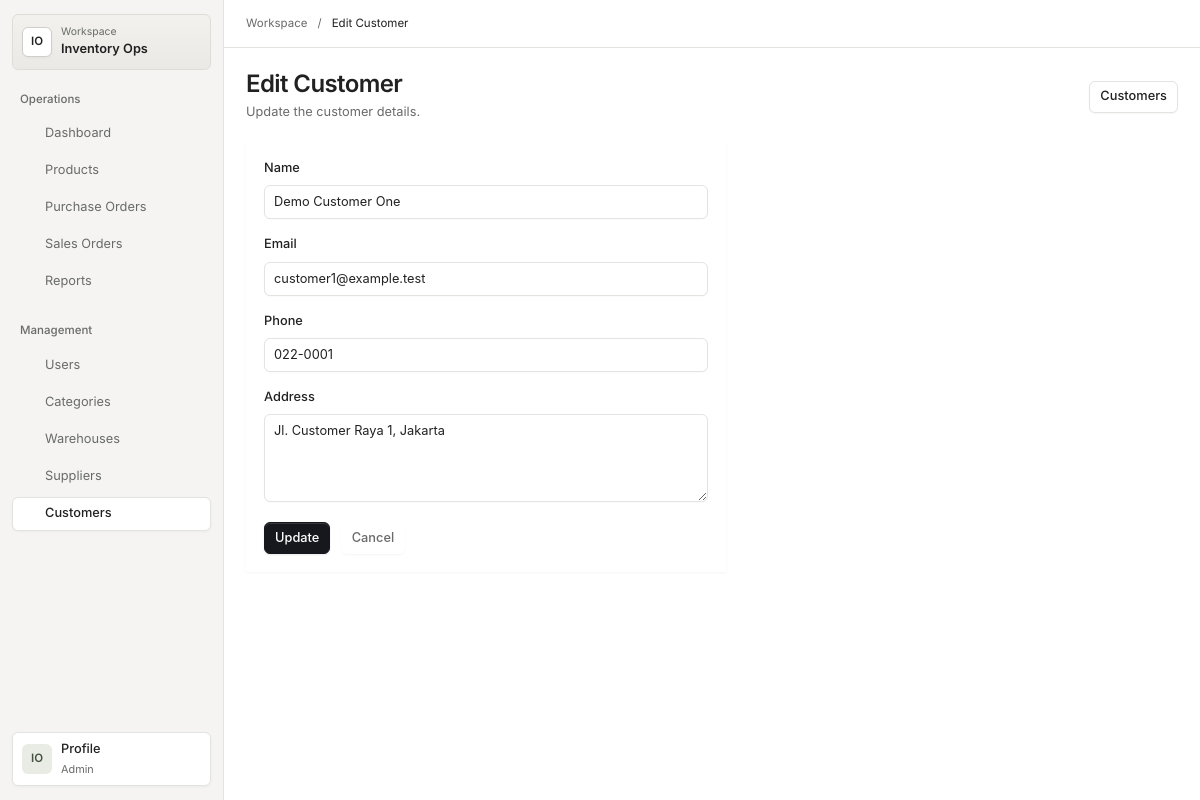
Screenshot of /customers/edit?id=1 (signed in) with the database file from the repository.
### tables this page shows
CREATE TABLE IF NOT EXISTS customers (
    id INT UNSIGNED AUTO_INCREMENT PRIMARY KEY,
    name VARCHAR(120) NOT NULL,
    email VARCHAR(190) NOT NULL DEFAULT '',
    phone VARCHAR(40) NOT NULL DEFAULT '',
    address VARCHAR(255) NOT NULL DEFAULT '',
    is_active TINYINT(1) NOT NULL DEFAULT 1,
    created_at TIMESTAMP NOT NULL DEFAULT CURRENT_TIMESTAMP,
    updated_at TIMESTAMP NOT NULL DEFAULT CURRENT_TIMESTAMP ON UPDATE CURRENT_TIMESTAMP,
    UNIQUE KEY uq_customers_name (name),
    KEY idx_customers_active (is_active)
);

### app/Controller/CustomerController.php (called while the page is built, shortened)
<?php
final class CustomerController
{
    public function edit(Request $request): Response
    {
        $customer = $this->repository->findById((int) ($request->query()['id'] ?? 0));
        return $this->render('customers/edit.php', ['customer' => $customer, 'error' => '']);
    }
    private function render(string $view, array $data = [], int $status = 200): Response
    {
        extract($data, EXTR_SKIP);
        require dirname(__DIR__, 2) . '/views/' . $view;
        $body = ob_get_clean();
        return Response::html(is_string($body) ? $body : '', $status);
    }
}

### app/Http/Router.php (called while the page is built, shortened)
<?php
final class Router
{
    private array $routes = [];
    public function dispatch(Request $request): Response
    {
        $key = $this->key($request->method(), $request->path());
        return ($this->routes[$key])($request);
    }
    private function add(string $method, string $path, callable $handler): void
    {
        $this->routes[$this->key($method, $path)] = $handler;
    }
    private function key(string $method, string $path): string
    {
        return strtoupper($method) . ' ' . $path;
    }
}

### public/index.php (called while the page is built, shortened)
<?php
$config = require dirname(__DIR__) . '/config/bootstrap.php';
$router = new Router();
$request = Request::fromGlobals();
$secureCookie = $config->string('SESSION_COOKIE_SECURE') === 'auto'
    ? ($config->string('APP_ENV') === 'production' ? true : null)
    : $config->bool('SESSION_COOKIE_SECURE');
$session = new NativeSessionManager(
    new \App\Security\SessionPolicy($config->int('SESSION_IDLE_SECONDS'), $config->int('SESSION_ABSOLUTE_SECONDS'), $config->int('SESSION_ROTATION_SECONDS')),
    $secureCookie,
    null,
    $config->string('SESSION_SAVE_PATH'),
);
$pdo = (new DatabaseFactory($config))->create();
$userRepository = new MySqlUserRepository($pdo);
$categoryRepository = new MySqlCategoryRepository($pdo);
$warehouseRepository = new MySqlWarehouseRepository($pdo);
$productRepository = new MySqlProductRepository($pdo);
$supplierRepository = new MySqlSupplierRepository($pdo);
$customerRepository = new MySqlCustomerRepository($pdo);
$purchaseOrderRepository = new MySqlPurchaseOrderRepository($pdo);
$salesOrderRepository = new MySqlSalesOrderRepository($pdo);
$stockRepository = new MySqlStockRepository($pdo);
$stockLedgerRepository = new MySqlStockLedgerRepository($pdo);
$auditLogRepository = new MySqlAuditLogRepository($pdo);
$loginAttemptRepository = new MySqlLoginAttemptRepository($pdo);
$operationalQueries = new MySqlOperationalQueryRepository($pdo);
$authGuard = new AuthGuard($session, $userRepository);
$auditLogger = new AuditLogger($auditLogRepository);
$authController = new AuthController(new AuthService($userRepository, $session, $auditLogger, new LoginRateLimiter($loginAttemptRepository)));
$transactions = new \App\Repository\MySql\MySqlTransactionManager($pdo);
$stockService = new StockService($stockRepository, $stockLedgerRepository, $auditLogRepository, new \App\Repository\MySql\MySqlStockCatalogRepository($pdo), $transactions);
$csvImports = new \App\Service\CsvImportService($transactions);
$userController = new UserController(new UserService($userRepository), $userRepository, $authGuard, $csvImports);
$masterDataAuthorization = new MasterDataAuthorizationService();
$categoryController = new CategoryController(
    new CategoryService($categoryRepository, $masterDataAuthorization),
    $categoryRepository,
    $authGuard,
    $csvImports,
);
$warehouseController = new WarehouseController(
    new WarehouseService($warehouseRepository, $masterDataAuthorization, $stockService),
    $warehouseRepository,
    $authGuard,
    $csvImports,
);
$productController = new ProductController(
    new ProductService($productRepository, $masterDataAuthorization, $stockService),
    $productRepository,
    $categoryRepository,
    $authGuard,
    $csvImports,
);
$supplierController = new SupplierController(
    new SupplierService($supplierRepository, $masterDataAuthorization),
    $supplierRepository,
    $authGuard,
    $csvImports,
);
$customerController = new CustomerController(
    new CustomerService($customerRepository, $masterDataAuthorization),
    $customerRepository,
    $authGuard,
    $csvImports,
);
$suppliersById = [];
$warehousesById = [];
$customersById = [];
$purchaseOrderController = new PurchaseOrderController(
    new PurchaseOrderService(
        $purchaseOrderRepository,
        $productRepository,
        $suppliersById,
        $warehousesById,
        $stockService,
    ),
    $purchaseOrderRepository,
    $productRepository,
    $suppliersById,
    $warehousesById,
    $authGuard,
);
$salesOrderController = new SalesOrderController(
    new SalesOrderService(
        $salesOrderRepository,
        $productRepository,
        $customersById,
        $warehousesById,
        $stockService,
    ),
    $salesOrderRepository,
    $productRepository,
    $customersById,
    $warehousesById,
    $authGuard,
);
$dashboardController = new DashboardController(new DashboardService($operationalQueries), $authGuard);
$reportController = new ReportController(new ReportService($operationalQueries), $authGuard);
$availabilityController = new ProductAvailabilityController(new ProductAvailabilityService($operationalQueries), $authGuard);
$router->get('/', [$dashboardController, 'index']);
$router->get('/dashboard', [$dashboardController, 'index']);
$router->get('/reports', [$reportController, 'index']);
$router->get('/reports/stock-ledger.csv', [$reportController, 'stockLedger']);
$router->get('/reports/orders.csv', [$reportController, 'orders']);
$router->get('/api/products/{sku}/availability', [$availabilityController, 'show']);
$router->get('/login', [$authController, 'showLogin']);
$router->post('/login', [$authController, 'login']);
$router->post('/logout', [$authController, 'logout']);
$router->get('/users', [$userController, 'index']);
$router->get('/users/create', [$userController, 'create']);
$router->post('/users', [$userController, 'store']);
$router->post('/users/import', [$userController, 'import']);
$router->get('/users/edit', [$userController, 'edit']);
$router->post('/users/update', [$userController, 'update']);
$router->post('/users/activate', [$userController, 'activate']);
$router->post('/users/deactivate', [$userController, 'deactivate']);
$router->get('/categories', [$categoryController, 'index']);
$router->get('/categories/create', [$categoryController, 'create']);
$router->post('/categories', [$categoryController, 'store']);
$router->post('/categories/import', [$categoryController, 'import']);
$router->get('/categories/edit', [$categoryController, 'edit']);
$router->post('/categories/update', [$categoryController, 'update']);
$router->post('/categories/activate', [$categoryController, 'activate']);
$router->post('/categories/deactivate', [$categoryController, 'deactivate']);
$router->get('/warehouses', [$warehouseController, 'index']);
$router->get('/warehouses/create', [$warehouseController, 'create']);
$router->post('/warehouses', [$warehouseController, 'store']);
$router->post('/warehouses/import', [$warehouseController, 'import']);
$router->get('/warehouses/edit', [$warehouseController, 'edit']);
$router->post('/warehouses/update', [$warehouseController, 'update']);
$router->post('/warehouses/activate', [$warehouseController, 'activate']);
$router->post('/warehouses/deactivate', [$warehouseController, 'deactivate']);
$router->get('/products', [$productController, 'index']);
$router->get('/products/create', [$productController, 'create']);
$router->post('/products', [$productController, 'store']);
$router->post('/products/import', [$productController, 'import']);
$router->get('/products/show', [$productController, 'show']);
$router->get('/products/edit', [$productController, 'edit']);
$router->post('/products/update', [$productController, 'update']);
$router->post('/products/activate', [$productController, 'activate']);
$router->post('/products/deactivate', [$productController, 'deactivate']);
$router->get('/purchase-orders', [$purchaseOrderController, 'index']);
$router->get('/purchase-orders/show', [$purchaseOrderController, 'show']);
$router->get('/purchase-orders/create', [$purchaseOrderController, 'create']);
$router->post('/purchase-orders', [$purchaseOrderController, 'store']);
$router->post('/purchase-orders/order', [$purchaseOrderController, 'order']);
$router->post('/purchase-orders/receive', [$purchaseOrderController, 'receive']);
$router->post('/purchase-orders/cancel', [$purchaseOrderController, 'cancel']);
$router->get('/sales-orders', [$salesOrderController, 'index']);
$router->get('/sales-orders/show', [$salesOrderController, 'show']);
$router->get('/sales-orders/create', [$salesOrderController, 'create']);
$router->post('/sales-orders', [$salesOrderController, 'store']);
$router->post('/sales-orders/submit', [$salesOrderController, 'submit']);
$router->post('/sales-orders/approve', [$salesOrderController, 'approve']);
$router->post('/sales-orders/cancel', [$salesOrderController, 'cancel']);
$router->post('/sales-orders/issue', [$salesOrderController, 'issue']);
$router->get('/suppliers', [$supplierController, 'index']);
$router->get('/suppliers/create', [$supplierController, 'create']);
$router->post('/suppliers', [$supplierController, 'store']);
$router->post('/suppliers/import', [$supplierController, 'import']);
$router->get('/suppliers/edit', [$supplierController, 'edit']);
$router->post('/suppliers/update', [$supplierController, 'update']);
$router->post('/suppliers/activate', [$supplierController, 'activate']);
$router->post('/suppliers/deactivate', [$supplierController, 'deactivate']);
$router->get('/customers', [$customerController, 'index']);
$router->get('/customers/create', [$customerController, 'create']);
$router->post('/customers', [$customerController, 'store']);
$router->post('/customers/import', [$customerController, 'import']);
$router->get('/customers/edit', [$customerController, 'edit']);
$router->post('/customers/update', [$customerController, 'update']);
$router->post('/customers/activate', [$customerController, 'activate']);
$router->post('/customers/deactivate', [$customerController, 'deactivate']);
try {
    $response = $router->dispatch($request);
} catch (HttpException $exception) {
    $response = str_starts_with($request->path(), '/api/')
        ? ErrorResponder::api($exception->statusCode() === 401 ? 'Authentication required' : $exception->getMessage(), $exception->statusCode())
        : ($exception->statusCode() === 401 && ($request->server()['HTTP_X_REQUESTED_WITH'] ?? '') !== 'fetch'
            ? new Response('', 302, ['Location' => '/login'])
            : ErrorResponder::browser($exception, $config->bool('APP_DEBUG')));
} catch (Throwable $throwable) {
    $status = method_exists($throwable, 'statusCode') && is_int($throwable->statusCode()) ? $throwable->statusCode() : 500;
    $response = str_starts_with($request->path(), '/api/')
        ? ErrorResponder::api($status === 500 ? 'Unexpected server error.' : $throwable->getMessage(), $status)
        : ErrorResponder::browser($throwable, $config->bool('APP_DEBUG'));
}

### app/Http/Request.php (called while the page is built, shortened)
<?php
final class Request
{
    public function query(): array
    {
        return $this->query;
    }
}

### app/Repository/MySql/MySqlCustomerRepository.php (called while the page is built, shortened)
<?php
final class MySqlCustomerRepository implements CustomerRepositoryInterface
{
    public function findById(int $id): ?Customer
    {
        $statement = $this->pdo->prepare('SELECT id, name, email, phone, address, is_active FROM customers WHERE id = :id');
        $statement->execute(['id' => $id]);
        $row = $statement->fetch(PDO::FETCH_ASSOC);
        return is_array($row) ? $this->hydrate($row) : null;
    }
    private function hydrate(array $row): Customer
    {
        return new Customer((int) $row['id'], (string) $row['name'], (string) $row['email'], (string) $row['phone'], (string) $row['address'], (bool) $row['is_active']);
    }
}

### app/Entity/Customer.php (called while the page is built, shortened)
<?php
final class Customer
{
    public function name(): string { return $this->name; }
    public function email(): string { return $this->email; }
    public function phone(): string { return $this->phone; }
    public function address(): string { return $this->address; }
}

### app/Support/FormState.php (called while the page is built, shortened)
<?php
final class FormState
{
    public function value(string $name, mixed $fallback = ''): string
    {
        $value = array_key_exists($name, $this->input) ? $this->input[$name] : $fallback;
        return is_string($value) || is_int($value) || is_float($value) ? (string) $value : '';
    }
}

### views/customers/edit.php (the view, shortened to what this page needs)
<!doctype html>
<html lang="en">
<head>
    <link rel="stylesheet" href="/assets/css/app.css">
</head>
<body>
    <?php $formState = new \App\Support\FormState($old ?? []); ?>
    <?php $workspaceTitle = 'Edit Customer'; require dirname(__DIR__) . '/partials/workspace-start.php'; ?>
    <main class="page" id="main-content">
        <header class="page-header"><div><p class="app-title">Inventory Operations</p><h1>Edit Customer</h1><p class="page-subtitle">Update the customer details.</p></div><nav class="toolbar"><a href="/customers">Customers</a></nav></header>
        <?php if ($customer !== null): ?>
            <form method="post" action="/customers/update" class="form">
                <label class="field"><span class="field-label">Name</span><input name="name" required value="<?= htmlspecialchars($formState->value('name', $customer->name()), ENT_QUOTES | ENT_SUBSTITUTE, 'UTF-8') ?>"></label>
                <label class="field"><span class="field-label">Email</span><input name="email" type="email" value="<?= htmlspecialchars($formState->value('email', $customer->email()), ENT_QUOTES | ENT_SUBSTITUTE, 'UTF-8') ?>"></label>
                <label class="field"><span class="field-label">Phone</span><input name="phone" value="<?= htmlspecialchars($formState->value('phone', $customer->phone()), ENT_QUOTES | ENT_SUBSTITUTE, 'UTF-8') ?>"></label>
                <label class="field"><span class="field-label">Address</span><textarea name="address" rows="3"><?= htmlspecialchars($formState->value('address', $customer->address()), ENT_QUOTES | ENT_SUBSTITUTE, 'UTF-8') ?></textarea></label>
                <div class="form-actions"><button type="submit">Update</button><button type="button" class="button button-quiet" data-cancel-href="/customers">Cancel</button></div>
            </form>
        <?php endif; ?>
    </main>
    <?php require dirname(__DIR__) . '/partials/workspace-end.php'; ?>
</body>
</html>

### rows the page displays
customers: name "Demo Customer One", email "customer1@example.test", phone "022-0001", address "Jl. Customer Raya 1, Jakarta"

### other values shown
$workspaceGroup "Operations"
$workspaceLabel "Dashboard"
$workspaceLabel "Products"
$workspaceLabel "Purchase Orders"
$workspaceLabel "Sales Orders"
$workspaceLabel "Reports"
$workspaceGroup "Management"
$workspaceLabel "Users"
$workspaceLabel "Categories"
$workspaceLabel "Warehouses"
$workspaceLabel "Suppliers"
$workspaceLabel "Customers"
$workspaceTitle "Edit Customer"
